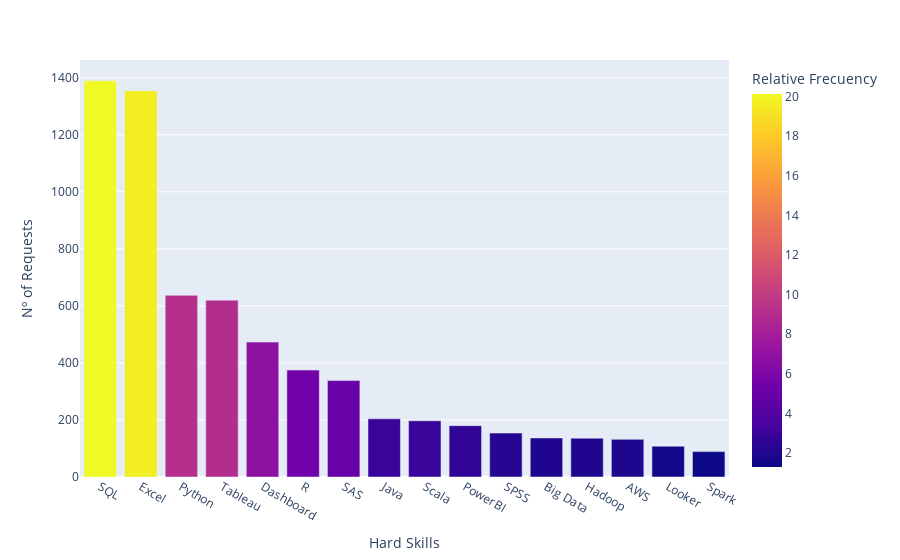

Notebook cell for this chart:
### Code cell
# Plot visualization the tops hards skills.
chart_skills = px.bar(df_skills, x = 'Skills', y = 'Count',
                     color = 'Relative Frecuency',
                     labels = {'Skills': 'Hard Skills','Count': 'Nº of Requests'})
chart_skills.show()

### Figure 1 — Plotly figure (JSON) as saved in the notebook; plotly's stock layout.template omitted (floating-point values rounded to 4 significant figures)
{"data": [{"alignmentgroup": "True", "hovertemplate": "Hard Skills=%{x}<br>Nº of Requests=%{y}<br>Relative Frecuency=%{marker.color}<extra></extra>", "legendgroup": "", "marker": {"color": [20.13, 19.62, 9.23, 8.99, 6.86, 5.43, 4.9, 2.96, 2.86, 2.61, 2.23, 1.99, 1.97, 1.91, 1.57, 1.29], "coloraxis": "coloraxis"}, "name": "", "offsetgroup": "", "orientation": "v", "showlegend": false, "textposition": "auto", "type": "bar", "x": ["SQL", "Excel", "Python", "Tableau", "Dashboard", "R", "SAS", "Java", "Scala", "PowerBI", "SPSS", "Big Data", "Hadoop", "AWS", "Looker", "Spark"], "xaxis": "x", "y": [1389, 1354, 637, 620, 473, 375, 338, 204, 197, 180, 154, 137, 136, 132, 108, 89], "yaxis": "y"}], "layout": {"autosize": true, "barmode": "relative", "coloraxis": {"colorbar": {"title": {"text": "Relative Frecuency"}}, "colorscale": [[0, "#0d0887"], [0.1111, "#46039f"], [0.2222, "#7201a8"], [0.3333, "#9c179e"], [0.4444, "#bd3786"], [0.5556, "#d8576b"], [0.6667, "#ed7953"], [0.7778, "#fb9f3a"], [0.8889, "#fdca26"], [1, "#f0f921"]]}, "legend": {"tracegroupgap": 0}, "margin": {"t": 60}, "xaxis": {"anchor": "y", "autorange": true, "domain": [0, 1], "range": [-0.5, 15.5], "title": {"text": "Hard Skills"}, "type": "category"}, "yaxis": {"anchor": "x", "autorange": true, "domain": [0, 1], "range": [0, 1462.0], "title": {"text": "Nº of Requests"}, "type": "linear"}}}
